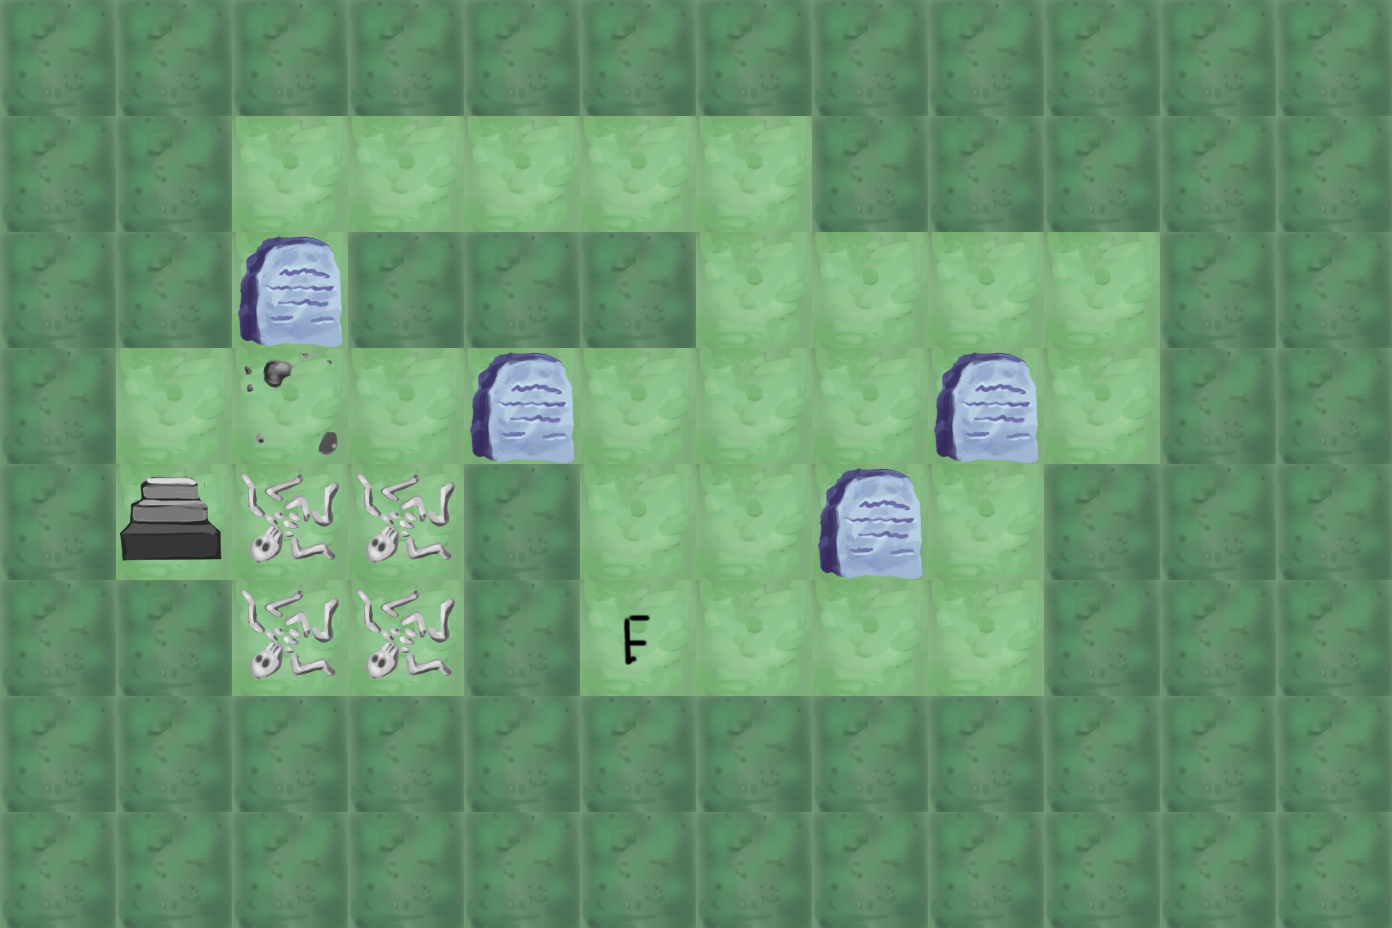

The image is a tile-based game level rendered from a .tmx file. Its description and complete source (layers, tilesets, objects, tile grids) follow:
An orthogonal 12x8 tile map with 116x116 px tiles, 3 tile layers (Tile Layer 1, Tile Layer 2, Tile Layer 3), 3 tilesets.

<map version="1.0" orientation="orthogonal" renderorder="right-down" width="12" height="8" tilewidth="116" tileheight="116" nextobjectid="1">
 <tileset firstgid="1" name="tile" tilewidth="116" tileheight="116" tilecount="20" columns="20">
  <image source="../images/tile.png" width="2320" height="116" />
 </tileset>
 <tileset firstgid="21" name="stuff" tilewidth="116" tileheight="116" tilecount="6" columns="6">
  <image source="../images/stuff.png" width="696" height="116" />
 </tileset>
 <tileset firstgid="27" name="triggers" tilewidth="116" tileheight="116" tilecount="6" columns="6">
  <image source="../images/triggers.png" width="696" height="116" />
 </tileset>
 <layer name="Tile Layer 1" width="12" height="8">
  <data encoding="csv">
12,12,12,12,12,12,12,12,12,12,12,12,
12,12,10,10,10,10,10,12,12,12,12,12,
12,12,10,12,12,12,10,10,10,10,12,12,
12,10,10,10,10,10,10,10,10,10,12,12,
12,10,10,10,12,10,10,10,10,12,12,12,
12,12,10,10,12,10,10,10,10,12,12,12,
12,12,12,12,12,12,12,12,12,12,12,12,
12,12,12,12,12,12,12,12,12,12,12,12
</data>
 </layer>
 <layer name="Tile Layer 2" width="12" height="8">
  <data encoding="csv">
0,0,0,0,0,0,0,0,0,0,0,0,
0,0,0,0,0,0,0,0,0,0,0,0,
0,0,21,0,0,0,0,0,0,0,0,0,
0,0,0,0,21,0,0,0,21,0,0,0,
0,0,0,0,0,0,0,21,0,0,0,0,
0,0,0,0,0,0,0,0,0,0,0,0,
0,0,0,0,0,0,0,0,0,0,0,0,
0,0,0,0,0,0,0,0,0,0,0,0
</data>
 </layer>
 <layer name="Tile Layer 3" width="12" height="8">
  <data encoding="csv">
0,0,0,0,0,0,0,0,0,0,0,0,
0,0,0,0,0,0,0,0,0,0,0,0,
0,0,0,0,0,0,0,0,0,0,0,0,
0,0,27,0,0,0,0,0,0,0,0,0,
0,31,28,28,0,0,0,0,0,0,0,0,
0,0,28,28,0,32,0,0,0,0,0,0,
0,0,0,0,0,0,0,0,0,0,0,0,
0,0,0,0,0,0,0,0,0,0,0,0
</data>
 </layer>
</map>
